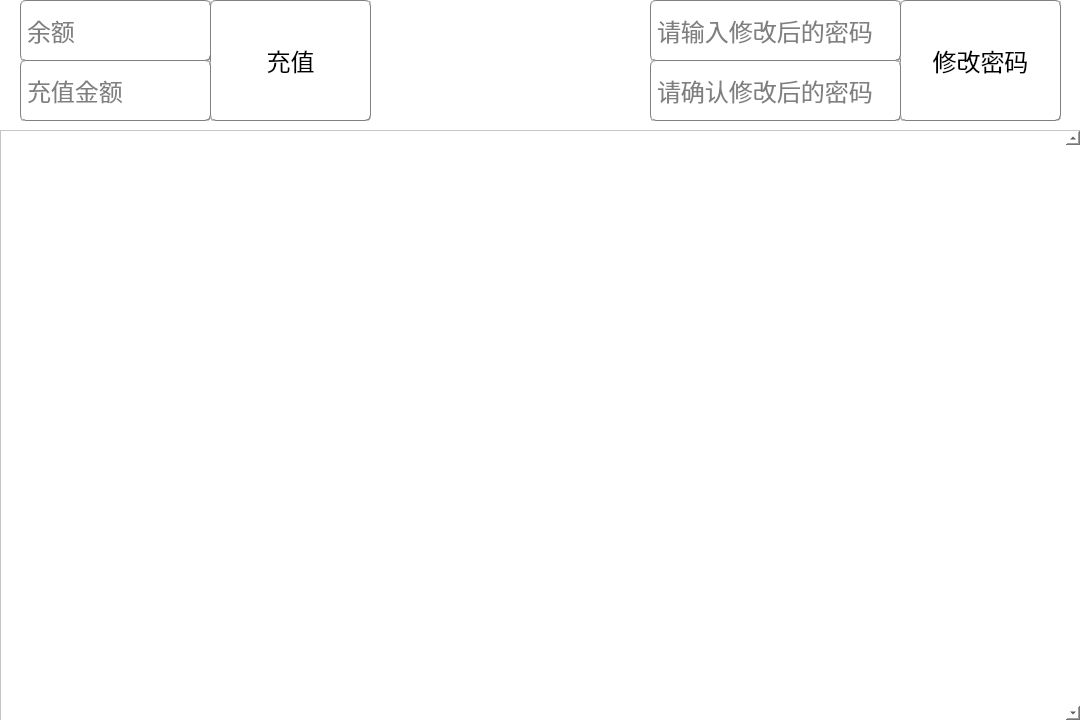
<?xml version="1.0" encoding="UTF-8"?>
<ui version="4.0">
 <class>stu_func</class>
 <widget class="QDialog" name="stu_func">
  <property name="geometry">
   <rect>
    <x>0</x>
    <y>0</y>
    <width>1080</width>
    <height>720</height>
   </rect>
  </property>
  <property name="minimumSize">
   <size>
    <width>1080</width>
    <height>720</height>
   </size>
  </property>
  <property name="maximumSize">
   <size>
    <width>1080</width>
    <height>720</height>
   </size>
  </property>
  <property name="windowTitle">
   <string>校园卡管理学生</string>
  </property>
  <property name="styleSheet">
   <string notr="true">background-color: rgb(255, 255, 255);</string>
  </property>
  <widget class="QLineEdit" name="line_balance">
   <property name="geometry">
    <rect>
     <x>20</x>
     <y>0</y>
     <width>191</width>
     <height>61</height>
    </rect>
   </property>
   <property name="font">
    <font>
     <family>等距更纱黑体 SC</family>
     <pointsize>18</pointsize>
    </font>
   </property>
   <property name="styleSheet">
    <string notr="true">border:1px groove gray;
border-radius:5px;
padding:2px 4px;
background-color: rgba(255, 255, 255,128);</string>
   </property>
   <property name="text">
    <string/>
   </property>
   <property name="readOnly">
    <bool>true</bool>
   </property>
   <property name="placeholderText">
    <string>余额</string>
   </property>
   <property name="clearButtonEnabled">
    <bool>false</bool>
   </property>
  </widget>
  <widget class="QTableView" name="tableView">
   <property name="geometry">
    <rect>
     <x>0</x>
     <y>130</y>
     <width>1081</width>
     <height>591</height>
    </rect>
   </property>
   <property name="font">
    <font>
     <family>等距更纱黑体 SC</family>
     <pointsize>12</pointsize>
    </font>
   </property>
   <property name="styleSheet">
    <string notr="true">selection-background-color: qlineargradient(x1: 0, y1: 0, x2: 0.93, y2: 0.93,stop: 0 #1E90FF, stop: 1 white);</string>
   </property>
   <property name="lineWidth">
    <number>0</number>
   </property>
   <property name="verticalScrollBarPolicy">
    <enum>Qt::ScrollBarAlwaysOn</enum>
   </property>
   <property name="editTriggers">
    <set>QAbstractItemView::DoubleClicked</set>
   </property>
   <property name="sortingEnabled">
    <bool>true</bool>
   </property>
  </widget>
  <widget class="QPushButton" name="btn_deposit">
   <property name="geometry">
    <rect>
     <x>210</x>
     <y>0</y>
     <width>161</width>
     <height>121</height>
    </rect>
   </property>
   <property name="font">
    <font>
     <family>等距更纱黑体 SC</family>
     <pointsize>18</pointsize>
    </font>
   </property>
   <property name="styleSheet">
    <string notr="true">QPushButton#btn_deposit{
border:1px groove gray;
border-radius:5px;
padding:2px 4px;
color: rgb(0, 0, 0);
background-color: rgba(255,255,255, 255);
}

QPushButton#btn_deposit:hover{
border:1px groove gray;
border-radius:5px;
padding:2px 4px;
color: rgb(0, 0, 0);
background-color: rgba(240,255,255,255);
}
 
QPushButton#btn_deposit:pressed{
border:1px groove gray;
border-radius:5px;
padding:2px 4px;
color: rgb(0, 0, 0);
background-color: rgba(225,255,255, 255);
padding-left:6px;
padding-top:6px;
}</string>
   </property>
   <property name="text">
    <string>充值</string>
   </property>
  </widget>
  <widget class="QPushButton" name="btn_change_password">
   <property name="geometry">
    <rect>
     <x>900</x>
     <y>0</y>
     <width>161</width>
     <height>121</height>
    </rect>
   </property>
   <property name="font">
    <font>
     <family>等距更纱黑体 SC</family>
     <pointsize>18</pointsize>
    </font>
   </property>
   <property name="styleSheet">
    <string notr="true">QPushButton#btn_change_password{
border:1px groove gray;
border-radius:5px;
padding:2px 4px;
color: rgb(0, 0, 0);
background-color: rgba(255,255,255, 255);
}

QPushButton#btn_change_password:hover{
border:1px groove gray;
border-radius:5px;
padding:2px 4px;
color: rgb(0, 0, 0);
background-color: rgba(240,255,255,255);
}
 
QPushButton#btn_change_password:pressed{
border:1px groove gray;
border-radius:5px;
padding:2px 4px;
color: rgb(0, 0, 0);
background-color: rgba(225,255,255, 255);
padding-left:6px;
padding-top:6px;
}</string>
   </property>
   <property name="text">
    <string>修改密码</string>
   </property>
  </widget>
  <widget class="QLineEdit" name="line_count">
   <property name="geometry">
    <rect>
     <x>20</x>
     <y>60</y>
     <width>191</width>
     <height>61</height>
    </rect>
   </property>
   <property name="font">
    <font>
     <family>等距更纱黑体 SC</family>
     <pointsize>18</pointsize>
    </font>
   </property>
   <property name="styleSheet">
    <string notr="true">border:1px groove gray;
border-radius:5px;
padding:2px 4px;
background-color: rgba(255, 255, 255,128);</string>
   </property>
   <property name="text">
    <string/>
   </property>
   <property name="placeholderText">
    <string>充值金额</string>
   </property>
   <property name="clearButtonEnabled">
    <bool>true</bool>
   </property>
  </widget>
  <widget class="QLineEdit" name="line_password">
   <property name="geometry">
    <rect>
     <x>650</x>
     <y>0</y>
     <width>251</width>
     <height>61</height>
    </rect>
   </property>
   <property name="font">
    <font>
     <family>等距更纱黑体 SC</family>
     <pointsize>18</pointsize>
    </font>
   </property>
   <property name="styleSheet">
    <string notr="true">border:1px groove gray;
border-radius:5px;
padding:2px 4px;
background-color: rgba(255, 255, 255,128);</string>
   </property>
   <property name="text">
    <string/>
   </property>
   <property name="echoMode">
    <enum>QLineEdit::Password</enum>
   </property>
   <property name="placeholderText">
    <string>请输入修改后的密码</string>
   </property>
   <property name="clearButtonEnabled">
    <bool>true</bool>
   </property>
  </widget>
  <widget class="QLineEdit" name="line_password_confirm">
   <property name="geometry">
    <rect>
     <x>650</x>
     <y>60</y>
     <width>251</width>
     <height>61</height>
    </rect>
   </property>
   <property name="font">
    <font>
     <family>等距更纱黑体 SC</family>
     <pointsize>18</pointsize>
    </font>
   </property>
   <property name="styleSheet">
    <string notr="true">border:1px groove gray;
border-radius:5px;
padding:2px 4px;
background-color: rgba(255, 255, 255,128);</string>
   </property>
   <property name="text">
    <string/>
   </property>
   <property name="echoMode">
    <enum>QLineEdit::Password</enum>
   </property>
   <property name="placeholderText">
    <string>请确认修改后的密码</string>
   </property>
   <property name="clearButtonEnabled">
    <bool>true</bool>
   </property>
  </widget>
 </widget>
 <resources/>
 <connections/>
</ui>
